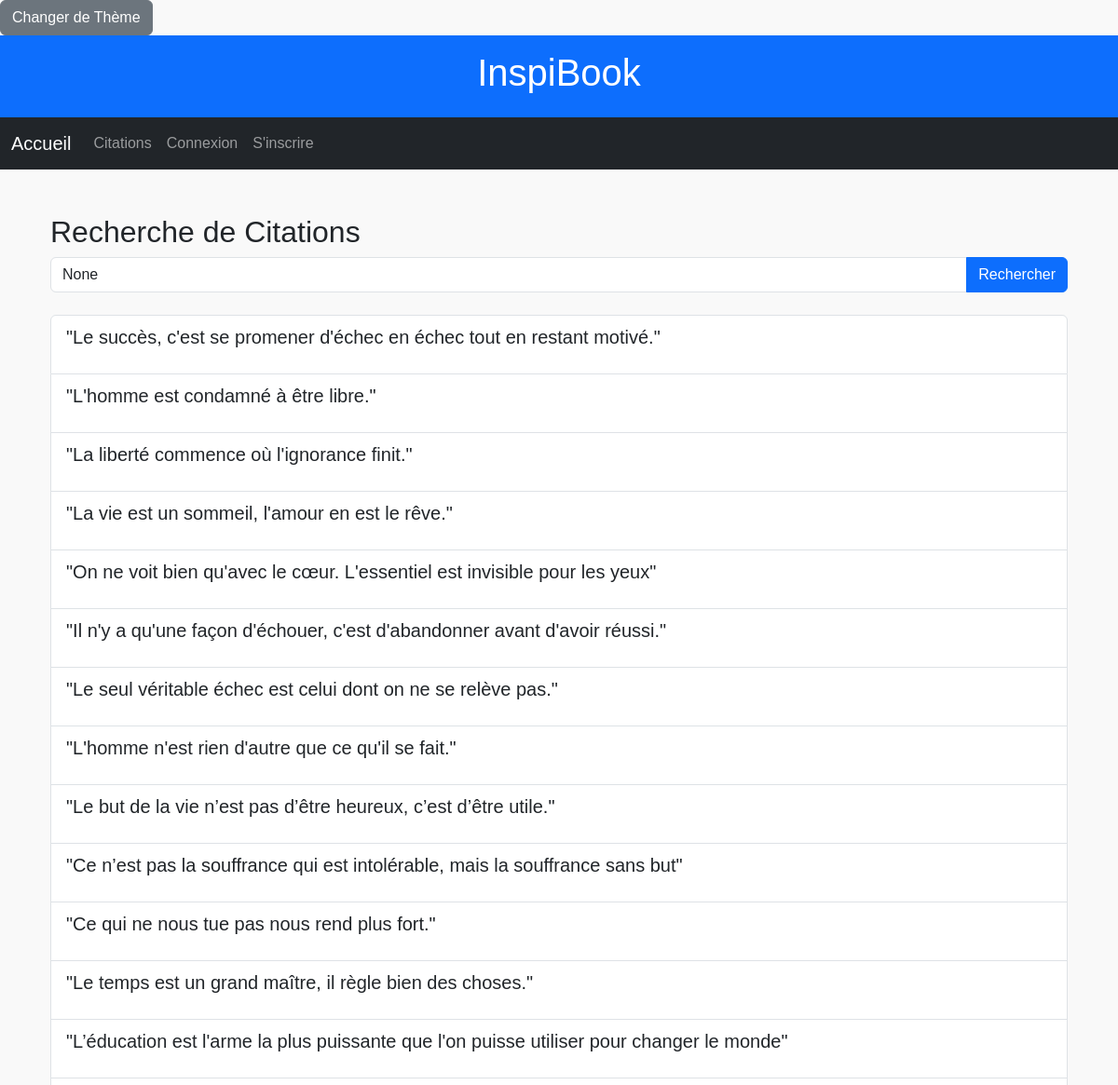
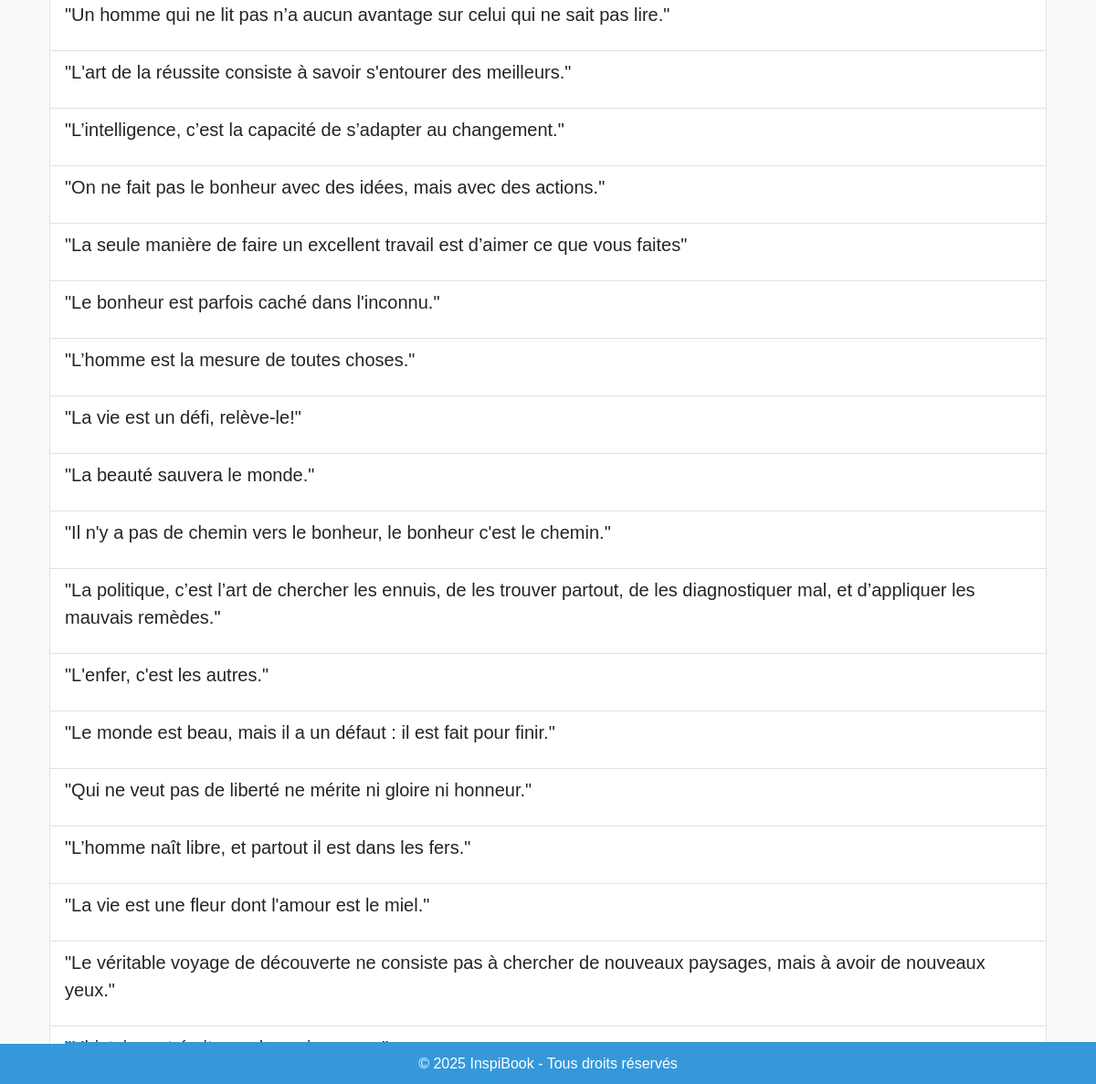
Page /recherche/ on the committed database (2 pictures, top to bottom).
### InspiBook/models.py (models this page shows, shortened)
class Citation(models.Model):
    text = models.TextField()  # Texte de la citation
    author = models.CharField(max_length=100)  # Auteur de la citation
    created_at = models.DateTimeField(auto_now_add=True)  # Date d'ajout

### InspiBook/views.py (the view)
# urls.py: path('recherche/', views.recherche_citations, name='recherche'),
def recherche_citations(request):
    query = request.GET.get('q')  # Récupérer le mot-clé entré par l'utilisateur
    if query:
        citations = Citation.objects.filter(
            Q(text__icontains=query) | Q(author__icontains=query)
        )  # Recherche dans les champs 'text' et 'author'
    else:
        citations = Citation.objects.all()  # Retourner toutes les citations si aucune recherche
    return render(request, 'InspiBook/recherche.html', {'citations': citations, 'query': query})

### InspiBook/templates/InspiBook/recherche.html (shortened to what this page needs)
{% extends 'InspiBook/base.html' %}
{% block content %}
<div class="container mt-4">
    <h2>Recherche de Citations</h2>
    <form method="get" action="{% url 'recherche' %}" class="mb-4">
        <div class="input-group">
            <input type="text" name="q" value="{{ query }}" class="form-control" placeholder="Rechercher une citation ou un auteur">
            <button type="submit" class="btn btn-primary">Rechercher</button>
        </div>
    </form>
    <ul class="list-group">
        {% for citation in citations %}
        <li class="list-group-item">
            <blockquote class="blockquote">
                <p>"{{ citation.text }}"</p>
                <footer class="blockquote-footer">{{ citation.author }}</footer>
            </blockquote>
        </li>
        {% empty %}
        <li class="list-group-item">Aucune citation trouvée.</li>
        {% endfor %}
    </ul>
</div>
{% endblock %}

### InspiBook/templates/InspiBook/base.html (shortened to what this page needs)
<!DOCTYPE html>
<html lang="fr">
<head>
    <link href="https://cdn.jsdelivr.net/npm/bootstrap@5.3.0-alpha3/dist/css/bootstrap.min.css" rel="stylesheet">
    <button id="themeToggle" class="btn btn-secondary">Changer de Thème</button>
</head>
<body>
    <header class="bg-primary text-white text-center py-3">
        <h1>InspiBook</h1>
    </header>
    <nav class="navbar navbar-expand-lg navbar-dark bg-dark">
        <div class="container-fluid">
            <a class="navbar-brand" href="{% url 'home' %}">Accueil</a>
            <div class="collapse navbar-collapse" id="navbarNav">
                <ul class="navbar-nav">
                    <li class="nav-item">
                        <a class="nav-link" href="{% url 'recherche' %}">Citations</a>
                    </li>
                    {% if user.is_authenticated %}
                        <li class="nav-item">
                            <a class="nav-link" href="{% url 'deconnexion' %}">Déconnexion</a>
                        </li>
                    {% else %}
                        <li class="nav-item">
                            <a class="nav-link" href="{% url 'login' %}">Connexion</a>
                        </li>
                        <li><a class="nav-link" href="{% url 'signup' %}">S'inscrire</a></li>
                    {% endif %}
                </ul>
            </div>
        </div>
    </nav>
    <main class="container mt-5">
        {% block content %}{% endblock %}
    </main>
    <footer>
        &copy; 2025 InspiBook - Tous droits réservés
    </footer>
</body>
</html>

### InspiBook/templates/InspiBook/base.html (style rules this page uses)
footer { text-align: center; background-color: #3498db; color: white; padding: 10px; position: fixed; bottom: 0; width: 100%; }

### rows in the picture
Citation: text "Le succès, c'est se promener d'échec en échec tout en restant motivé."
Citation: text "L'homme est condamné à être libre."
Citation: text "La liberté commence où l'ignorance finit."
Citation: text "La vie est un sommeil, l'amour en est le rêve."
Citation: text "On ne voit bien qu'avec le cœur. L'essentiel est invisible pour les yeux"
Citation: text "Il n'y a qu'une façon d'échouer, c'est d'abandonner avant d'avoir réussi."
Citation: text "Le seul véritable échec est celui dont on ne se relève pas."
Citation: text "L'homme n'est rien d'autre que ce qu'il se fait."
Citation: text "Le but de la vie n’est pas d’être heureux, c’est d’être utile."
Citation: text "Ce n’est pas la souffrance qui est intolérable, mais la souffrance sans but"
Citation: text "Ce qui ne nous tue pas nous rend plus fort."
Citation: text "Le temps est un grand maître, il règle bien des choses."
Citation: text "L’éducation est l'arme la plus puissante que l'on puisse utiliser pour changer le monde"
Citation: text "Un homme qui ne lit pas n’a aucun avantage sur celui qui ne sait pas lire."
Citation: text "L'art de la réussite consiste à savoir s'entourer des meilleurs."
Citation: text "L’intelligence, c’est la capacité de s’adapter au changement."
Citation: text "On ne fait pas le bonheur avec des idées, mais avec des actions."
Citation: text "La seule manière de faire un excellent travail est d’aimer ce que vous faites"
Citation: text "Le bonheur est parfois caché dans l'inconnu."
Citation: text "L’homme est la mesure de toutes choses."
Citation: text "La vie est un défi, relève-le!"
Citation: text "La beauté sauvera le monde."
Citation: text "Il n'y a pas de chemin vers le bonheur, le bonheur c'est le chemin."
Citation: text "La politique, c’est l’art de chercher les ennuis, de les trouver partout, de les diagnostiquer mal, et d’appliquer les mauvais remèdes."
Citation: text "L'enfer, c'est les autres."
Citation: text "Le monde est beau, mais il a un défaut : il est fait pour finir."
Citation: text "Qui ne veut pas de liberté ne mérite ni gloire ni honneur."
Citation: text "L’homme naît libre, et partout il est dans les fers."
Citation: text "La vie est une fleur dont l'amour est le miel."
Citation: text "Le véritable voyage de découverte ne consiste pas à chercher de nouveaux paysages, mais à avoir de nouveaux yeux."
